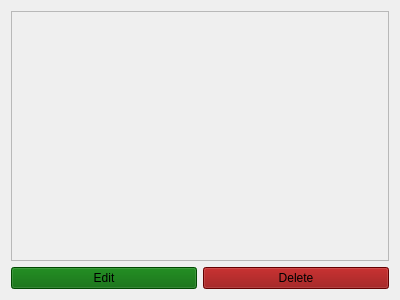
<?xml version="1.0" encoding="UTF-8"?>
<ui version="4.0">
 <class>W_Ligarium_Selectable</class>
 <widget class="QWidget" name="W_Ligarium_Selectable">
  <property name="geometry">
   <rect>
    <x>0</x>
    <y>0</y>
    <width>400</width>
    <height>300</height>
   </rect>
  </property>
  <property name="windowTitle">
   <string>Form</string>
  </property>
  <layout class="QGridLayout" name="gridLayout">
   <item row="0" column="0" colspan="2">
    <widget class="QFrame" name="f_selection">
     <property name="styleSheet">
      <string notr="true"/>
     </property>
     <property name="frameShape">
      <enum>QFrame::Shape::StyledPanel</enum>
     </property>
     <property name="frameShadow">
      <enum>QFrame::Shadow::Raised</enum>
     </property>
     <layout class="QGridLayout" name="gridLayout_3">
      <property name="leftMargin">
       <number>0</number>
      </property>
      <property name="topMargin">
       <number>0</number>
      </property>
      <property name="rightMargin">
       <number>0</number>
      </property>
      <property name="bottomMargin">
       <number>0</number>
      </property>
      <property name="spacing">
       <number>0</number>
      </property>
      <item row="0" column="0">
       <layout class="QGridLayout" name="layout"/>
      </item>
     </layout>
    </widget>
   </item>
   <item row="1" column="0">
    <widget class="QPushButton" name="b_edit">
     <property name="styleSheet">
      <string notr="true">background:darkgreen</string>
     </property>
     <property name="text">
      <string>Edit</string>
     </property>
     <property name="icon">
      <iconset resource="../resources/icons.qrc">
       <normaloff>:/accessories-text-editor.svg</normaloff>:/accessories-text-editor.svg</iconset>
     </property>
    </widget>
   </item>
   <item row="1" column="1">
    <widget class="QPushButton" name="b_delete">
     <property name="styleSheet">
      <string notr="true">background:darkred</string>
     </property>
     <property name="text">
      <string>Delete</string>
     </property>
     <property name="icon">
      <iconset resource="../resources/icons.qrc">
       <normaloff>:/user-trash.svg</normaloff>:/user-trash.svg</iconset>
     </property>
    </widget>
   </item>
  </layout>
 </widget>
 <resources>
  <include location="../resources/icons.qrc"/>
 </resources>
 <connections/>
</ui>
